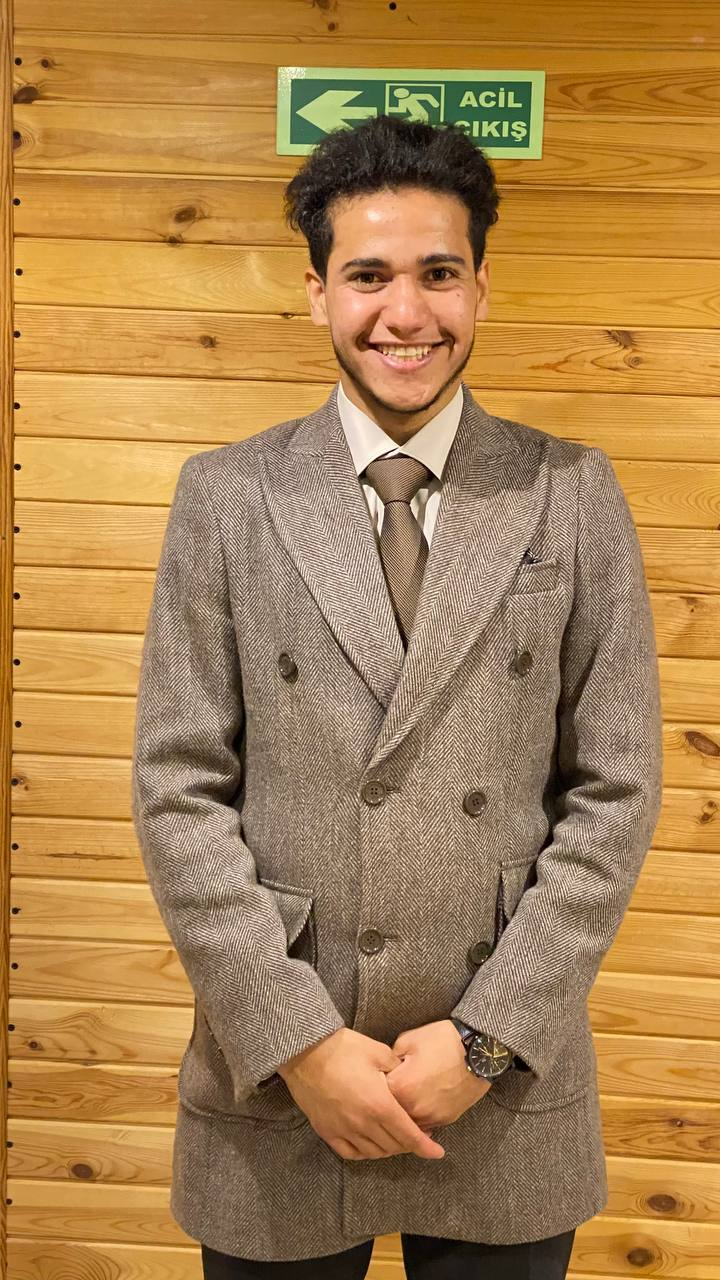
#> input picture profile.jpg, 720 x 1280 px
$ python -i Summer_app.py   (imports and definitions only)
#> lines starting #> are read from the running program, lines starting #| are printed output that depends on the picture
import streamlit as st
import pandas as pd
import requests
from bs4 import BeautifulSoup
from datetime import datetime, date
from urllib.parse import urlparse, urljoin
from pathlib import Path
from PIL import Image


# ============================================================
# إعداد الصفحة
# ============================================================
# [5 lines not run here, left out]


# ============================================================
# بيانات المطور
# ============================================================
DEVELOPER_NAME = "Osamah AL-murisi"
DEVELOPER_ROLE = "Developer of Summer Calendar 2026"
DEVELOPER_EMAIL = "osama715008285@gmail.com"
DEVELOPER_WHATSAPP = "+249117806804"

BASE_DIR = Path(__file__).parent
PROFILE_IMAGE = BASE_DIR / "profile.jpg"
PROFILE_DISPLAY_IMAGE = BASE_DIR / "profile_display.jpg"


def create_cropped_profile_image():
    if not PROFILE_IMAGE.exists():
        return None

    img = Image.open(PROFILE_IMAGE).convert("RGB")
#> img is the input picture: PIL image 720x1280 RGB; mean R, G, B 172.3, 131.2, 78.7

    target_w = 360
    target_h = 280
    target_ratio = target_w / target_h

    w, h = img.size
#> w = 720; h = 1280
    current_ratio = w / h
#> current_ratio = 0.562

    if current_ratio > target_ratio:
        new_w = int(h * target_ratio)
        left = (w - new_w) // 2
        img = img.crop((left, 0, left + new_w, h))
    else:
        new_h = int(w / target_ratio)
#> new_h = 560
        top = int((h - new_h) * 0.15)
#> top = 108
        top = max(0, top)

        if top + new_h > h:
            top = h - new_h

        img = img.crop((0, top, w, top + new_h))
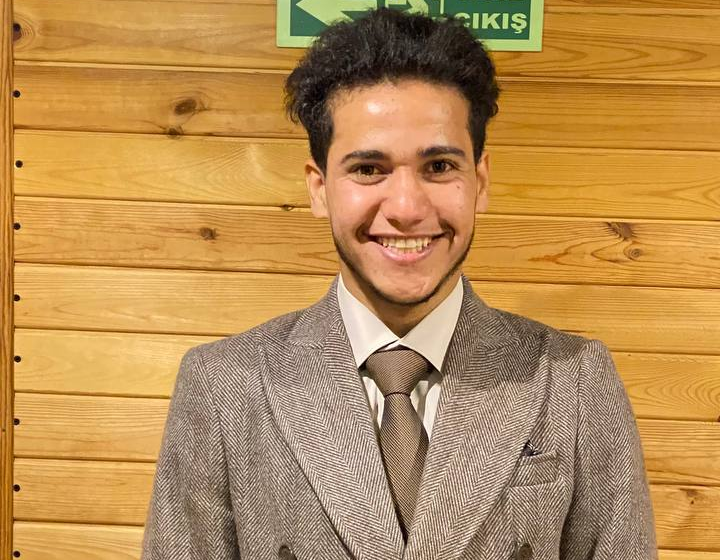
#> img: PIL image 720x560 RGB; mean R, G, B 186.6, 141.9, 83.4

    img = img.resize((target_w, target_h))
#> img: PIL image 360x280 RGB
    img.save(PROFILE_DISPLAY_IMAGE, quality=95)

    return PROFILE_DISPLAY_IMAGE


# ============================================================
# روابط YÖK
# ============================================================
YOK_PUBLIC_URL = "https://www.yok.gov.tr/tr/university?type=1"
YOK_PRIVATE_URL = "https://www.yok.gov.tr/tr/university?type=2"


# ============================================================
# الترجمة
# ============================================================
TEXTS = {
    "ar": {
        "language": "🌍 اللغة",
        "developer": "بيانات المطور",
        "app_title": " تقويم الفصل الصيفي 2026",
        "hero_text": "لكل جامعة تظهر ثلاثة روابط: موقع الجامعة الرسمي، إعلان الصيفي / شؤون الطلاب، وقائمة كل الجامعات في YÖK.",
        "official": "🌐 موقع الجامعة الرسمي",
        "summer": "📢 إعلان الصيفي / شؤون الطلاب",
        "yok": "📚 كل الجامعات في YÖK",
        "choose_title": "🔎 اختيار الجامعة",
        "choose_text": "اختر جامعة حكومية أو جامعة خاصة. إذا أردت الانتقال من حكومية إلى خاصة أو العكس اضغط زر مسح الاختيار.",
        "public_list": "قائمة الجامعات الحكومية",
        "private_list": "قائمة الجامعات الخاصة",
        "choose_public": "اختر جامعة حكومية",
        "choose_private": "اختر جامعة خاصة",
        "reset": "🔄 مسح الاختيار / اختيار جامعة جديدة",
        "result": "📌 نتيجة الاختيار",
        "city": "📍 المدينة",
        "type": "🏛️ النوع",
        "status": "📌 الحالة",
        "start": "بداية التسجيل",
        "end": "نهاية التسجيل",
        "time": "الوقت",
        "fee": "💰 الرسوم",
        "note": "📝 ملاحظة",
        "official_missing": "🌐 رابط موقع الجامعة غير مضاف",
        "summer_missing": "📢 رابط شؤون الطلاب / إعلان الصيفي غير مضاف",
        "update_title": "🔄 تحديث قائمة الجامعات",
        "update_text": "إذا لم تظهر كل الجامعات، اضغط الزر لتحديث البيانات من YÖK.",
        "update_btn": "🔄 تحديث البيانات من YÖK",
        "updated": "✅ تم تحديث البيانات.",
        "footer_1": "تم التطوير بواسطة أسامة المريسي",
        "footer_2": "زر مسح الاختيار يتيح الانتقال بين الجامعات الحكومية والخاصة بسهولة.",
        "no_result": "لا توجد نتيجة لهذه الجامعة.",
        "not_declared": "غير معلن",
        "no_date": "لا يوجد موعد مضاف",
        "not_started": "لم يبدأ",
        "open_now": "مفتوح الآن",
        "last_day": "آخر يوم",
        "finished": "منتهي",
        "starts_after": "يبدأ بعد",
        "days": "يوم",
        "ends_today": "ينتهي اليوم",
        "left": "متبقي",
        "ended_before": "انتهى قبل",
        "public_type": "حكومية",
        "private_type": "خاصة",
        "whatsapp": "📱 واتساب",
        "email": "✉️ الإيميل",
        "image_missing": "الصورة غير موجودة",
    },
    "en": {
        "language": "🌍 Language",
        "developer": "Developer Info",
        "app_title": "🎓 Summer Semester Calendar 2026",
        "hero_text": "For each university, three links are shown: official website, summer announcement / student affairs, and YÖK university list.",
        "official": "🌐 Official University Website",
        "summer": "📢 Summer Announcement / Student Affairs",
        "yok": "📚 All Universities in YÖK",
        "choose_title": "🔎 Choose University",
        "choose_text": "Choose a public or private university. To switch between lists, click reset selection.",
        "public_list": "Public Universities",
        "private_list": "Private Universities",
        "choose_public": "Choose public university",
        "choose_private": "Choose private university",
        "reset": "🔄 Reset Selection / Choose New University",
        "result": "📌 Selected University",
        "city": "📍 City",
        "type": "🏛️ Type",
        "status": "📌 Status",
        "start": "Registration Start",
        "end": "Registration End",
        "time": "Time",
        "fee": "💰 Fee",
        "note": "📝 Note",
        "official_missing": "🌐 Official website link is not added",
        "summer_missing": "📢 Student affairs / summer announcement link is not added",
        "update_title": "🔄 Update University List",
        "update_text": "If all universities do not appear, click the button to update data from YÖK.",
        "update_btn": "🔄 Update Data from YÖK",
        "updated": "✅ Data updated.",
        "footer_1": "Developed by Osamah AL-murisi",
        "footer_2": "Reset button helps switch between public and private universities easily.",
        "no_result": "No result found for this university.",
        "not_declared": "Not announced",
        "no_date": "No date added",
        "not_started": "Not started",
        "open_now": "Open now",
        "last_day": "Last day",
        "finished": "Finished",
        "starts_after": "Starts after",
        "days": "days",
        "ends_today": "Ends today",
        "left": "Left",
        "ended_before": "Ended before",
        "public_type": "Public",
        "private_type": "Private",
        "whatsapp": "📱 WhatsApp",
        "email": "✉️ Email",
        "image_missing": "Image not found",
    },
    "tr": {
        "language": "🌍 Dil",
        "developer": "Geliştirici Bilgileri",
        "app_title": "🎓 Yaz Okulu Takvimi 2026",
        "hero_text": "Her üniversite için üç bağlantı gösterilir: resmi web sitesi, yaz okulu duyurusu / öğrenci işleri ve YÖK üniversite listesi.",
        "official": "🌐 Üniversite Resmi Sitesi",
        "summer": "📢 Yaz Okulu Duyurusu / Öğrenci İşleri",
        "yok": "📚 YÖK'teki Tüm Üniversiteler",
        "choose_title": "🔎 Üniversite Seç",
        "choose_text": "Devlet veya vakıf üniversitesi seçin. Liste değiştirmek için seçimi sıfırla butonuna basın.",
        "public_list": "Devlet Üniversiteleri",
        "private_list": "Vakıf Üniversiteleri",
        "choose_public": "Devlet üniversitesi seç",
        "choose_private": "Vakıf üniversitesi seç",
        "reset": "🔄 Seçimi Sıfırla / Yeni Üniversite Seç",
        "result": "📌 Seçilen Üniversite",
        "city": "📍 Şehir",
        "type": "🏛️ Tür",
        "status": "📌 Durum",
        "start": "Kayıt Başlangıcı",
        "end": "Kayıt Bitişi",
        "time": "Zaman",
        "fee": "💰 Ücret",
        "note": "📝 Not",
        "official_missing": "🌐 Üniversite resmi sitesi eklenmemiş",
        "summer_missing": "📢 Öğrenci İşleri / Yaz Okulu duyuru bağlantısı eklenmemiş",
        "update_title": "🔄 Üniversite Listesini Güncelle",
        "update_text": "Tüm üniversiteler görünmüyorsa, YÖK verilerini güncellemek için butona basın.",
        "update_btn": "🔄 YÖK Verilerini Güncelle",
        "updated": "✅ Veriler güncellendi.",
        "footer_1": "Osamah AL-murisi tarafından geliştirildi",
        "footer_2": "Sıfırlama butonu devlet ve vakıf üniversiteleri arasında geçişi kolaylaştırır.",
        "no_result": "Bu üniversite için sonuç bulunamadı.",
        "not_declared": "Açıklanmadı",
        "no_date": "Tarih eklenmedi",
        "not_started": "Başlamadı",
        "open_now": "Şu an açık",
        "last_day": "Son gün",
        "finished": "Bitti",
        "starts_after": "Başlamasına",
        "days": "gün",
        "ends_today": "Bugün bitiyor",
        "left": "Kalan",
        "ended_before": "Şu kadar gün önce bitti",
        "public_type": "Devlet",
        "private_type": "Vakıf",
        "whatsapp": "📱 WhatsApp",
        "email": "✉️ E-posta",
        "image_missing": "Resim bulunamadı",
    },
    "fr": {
        "language": "🌍 Langue",
        "developer": "Informations développeur",
        "app_title": "🎓 Calendrier d'été 2026",
        "hero_text": "Pour chaque université, trois liens sont affichés : site officiel, annonce d'été / affaires étudiantes, et liste des universités YÖK.",
        "official": "🌐 Site officiel de l'université",
        "summer": "📢 Annonce d'été / Affaires étudiantes",
        "yok": "📚 Toutes les universités dans YÖK",
        "choose_title": "🔎 Choisir une université",
        "choose_text": "Choisissez une université publique ou privée. Pour changer de liste, cliquez sur réinitialiser.",
        "public_list": "Universités publiques",
        "private_list": "Universités privées",
        "choose_public": "Choisir une université publique",
        "choose_private": "Choisir une université privée",
        "reset": "🔄 Réinitialiser / Choisir une nouvelle université",
        "result": "📌 Université sélectionnée",
        "city": "📍 Ville",
        "type": "🏛️ Type",
        "status": "📌 Statut",
        "start": "Début d'inscription",
        "end": "Fin d'inscription",
        "time": "Temps",
        "fee": "💰 Frais",
        "note": "📝 Note",
        "official_missing": "🌐 Le lien du site officiel n'est pas ajouté",
        "summer_missing": "📢 Le lien affaires étudiantes / annonce d'été n'est pas ajouté",
        "update_title": "🔄 Mettre à jour la liste",
        "update_text": "Si toutes les universités n'apparaissent pas, cliquez pour mettre à jour les données depuis YÖK.",
        "update_btn": "🔄 Mettre à jour depuis YÖK",
        "updated": "✅ Données mises à jour.",
        "footer_1": "Développé par Osamah AL-murisi",
        "footer_2": "Le bouton de réinitialisation permet de passer facilement entre universités publiques et privées.",
        "no_result": "Aucun résultat pour cette université.",
        "not_declared": "Non annoncé",
        "no_date": "Aucune date ajoutée",
        "not_started": "Pas commencé",
        "open_now": "Ouvert maintenant",
        "last_day": "Dernier jour",
        "finished": "Terminé",
        "starts_after": "Commence après",
        "days": "jours",
        "ends_today": "Se termine aujourd'hui",
        "left": "Restant",
        "ended_before": "Terminé il y a",
        "public_type": "Publique",
        "private_type": "Privée",
        "whatsapp": "📱 WhatsApp",
        "email": "✉️ Email",
        "image_missing": "Image introuvable",
    },
}


# ============================================================
# Session State
# ============================================================
if "lang" not in st.session_state:
    st.session_state.lang = "ar"

if "selected_public" not in st.session_state:
    st.session_state.selected_public = "اختر جامعة حكومية"

if "selected_private" not in st.session_state:
    st.session_state.selected_private = "اختر جامعة خاصة"


def t(key):
    return TEXTS[st.session_state.lang].get(key, key)


def is_arabic():
    return st.session_state.lang == "ar"


def box_dir():
    return "rtl" if is_arabic() else "ltr"


def box_align():
    return "right" if is_arabic() else "left"


# ============================================================
# روابط المواقع الرسمية
# ============================================================
OFFICIAL_WEBSITES = {
    "KARABÜK ÜNİVERSİTESİ": "https://www.karabuk.edu.tr",
    "MARMARA ÜNİVERSİTESİ": "https://www.marmara.edu.tr",
    "İSTANBUL AYDIN ÜNİVERSİTESİ": "https://www.aydin.edu.tr",
    "ANADOLU ÜNİVERSİTESİ": "https://www.anadolu.edu.tr",
    "ANKARA ÜNİVERSİTESİ": "https://www.ankara.edu.tr",
    "EGE ÜNİVERSİTESİ": "https://www.ege.edu.tr",
    "AKDENİZ ÜNİVERSİTESİ": "https://www.akdeniz.edu.tr",
    "GAZİANTEP ÜNİVERSİTESİ": "https://www.gantep.edu.tr",
    "GEBZE TEKNİK ÜNİVERSİTESİ": "https://www.gtu.edu.tr",
    "ORTA DOĞU TEKNİK ÜNİVERSİTESİ": "https://www.metu.edu.tr",
    "BOĞAZİÇİ ÜNİVERSİTESİ": "https://www.boun.edu.tr",
    "DİCLE ÜNİVERSİTESİ": "https://www.dicle.edu.tr",
    "ABDULLAH GÜL ÜNİVERSİTESİ": "https://www.agu.edu.tr",
    "ADANA ALPARSLAN TÜRKEŞ BİLİM VE TEKNOLOJİ ÜNİVERSİTESİ": "https://www.atu.edu.tr",
    "İSTANBUL MEDİPOL ÜNİVERSİTESİ": "https://www.medipol.edu.tr",
    "BAHÇEŞEHİR ÜNİVERSİTESİ": "https://bau.edu.tr",
    "ALTINBAŞ ÜNİVERSİTESİ": "https://altinbas.edu.tr",
    "İSTANBUL GELİŞİM ÜNİVERSİTESİ": "https://www.gelisim.edu.tr",
    "İSTANBUL GEDİK ÜNİVERSİTESİ": "https://www.gedik.edu.tr",
    "İSTİNYE ÜNİVERSİTESİ": "https://www.istinye.edu.tr",
    "İSTANBUL NİŞANTAŞI ÜNİVERSİTESİ": "https://www.nisantasi.edu.tr",
    "HALİÇ ÜNİVERSİTESİ": "https://halic.edu.tr",
    "MALTEPE ÜNİVERSİTESİ": "https://www.maltepe.edu.tr",
    "DOĞUŞ ÜNİVERSİTESİ": "https://www.dogus.edu.tr",
    "KADİR HAS ÜNİVERSİTESİ": "https://www.khas.edu.tr",
    "ACIBADEM ÜNİVERSİTESİ": "https://www.acibadem.edu.tr",
    "BİRUNİ ÜNİVERSİTESİ": "https://www.biruni.edu.tr",
    "ATILIM ÜNİVERSİTESİ": "https://www.atilim.edu.tr",
    "BAŞKENT ÜNİVERSİTESİ": "https://www.baskent.edu.tr",
    "İHSAN DOĞRAMACI BİLKENT ÜNİVERSİTESİ": "https://w3.bilkent.edu.tr",
    "TED ÜNİVERSİTESİ": "https://www.tedu.edu.tr",
    "OSTİM TEKNİK ÜNİVERSİTESİ": "https://www.ostimteknik.edu.tr",
    "YAŞAR ÜNİVERSİTESİ": "https://www.yasar.edu.tr",
}


# ============================================================
# روابط Öğrenci İşleri / Duyurular
# ============================================================
OIDB_DUYURU_LINKS = {
    "KARABÜK ÜNİVERSİTESİ": "https://oidb.karabuk.edu.tr",
    "MARMARA ÜNİVERSİTESİ": "https://oidb.marmara.edu.tr",
    "ANKARA ÜNİVERSİTESİ": "https://oidb.ankara.edu.tr",
    "EGE ÜNİVERSİTESİ": "https://oidb.ege.edu.tr",
    "AKDENİZ ÜNİVERSİTESİ": "https://oidb.akdeniz.edu.tr",
    "ANADOLU ÜNİVERSİTESİ": "https://www.anadolu.edu.tr/duyurular",
    "DİCLE ÜNİVERSİTESİ": "https://www.dicle.edu.tr/tr/birimler/ogrenci-isleri-daire-baskanligi",
    "ABDULLAH GÜL ÜNİVERSİTESİ": "https://oidb.agu.edu.tr",
    "ADANA ALPARSLAN TÜRKEŞ BİLİM VE TEKNOLOJİ ÜNİVERSİTESİ": "https://oidb.atu.edu.tr",
    "İSTANBUL AYDIN ÜNİVERSİTESİ": "https://www.aydin.edu.tr/tr-tr/ogrenciler/Pages/duyurular.aspx",
    "İSTANBUL GELİŞİM ÜNİVERSİTESİ": "https://oidb.gelisim.edu.tr",
    "İSTİNYE ÜNİVERSİTESİ": "https://www.istinye.edu.tr/tr/duyurular",
    "BAHÇEŞEHİR ÜNİVERSİTESİ": "https://bau.edu.tr/duyurular",
    "ALTINBAŞ ÜNİVERSİTESİ": "https://www.altinbas.edu.tr/tr/duyurular",
    "İSTANBUL MEDİPOL ÜNİVERSİTESİ": "https://www.medipol.edu.tr/duyurular",
}


# ============================================================
# مواعيد الصيفي
# ============================================================
SUMMER_DATES = {
    "KARABÜK ÜNİVERSİTESİ": {
        "start": "2026-06-29",
        "end": "2026-07-03",
        "fee": "244.02 TL لكل ساعة",
        "note": "التسجيل والدفع من خلال OBS. تأكد من إعلان Öğrenci İşleri.",
    },
    "MARMARA ÜNİVERSİTESİ": {
        "start": "2026-07-01",
        "end": "2026-07-07",
        "fee": "حسب إعلان الجامعة",
        "note": "تأكد من إعلان Öğrenci İşleri.",
    },
    "İSTANBUL AYDIN ÜNİVERSİTESİ": {
        "start": "2026-06-22",
        "end": "2026-07-08",
        "fee": "حسب المادة والكلية",
        "note": "جامعة خاصة، الرسوم تختلف حسب المادة.",
    },
}


CITY_KEYWORDS = [
    "ADANA", "ADIYAMAN", "AFYONKARAHİSAR", "AĞRI", "AMASYA", "ANKARA",
    "ANTALYA", "ARTVİN", "AYDIN", "BALIKESİR", "BİLECİK", "BİNGÖL",
    "BİTLİS", "BOLU", "BURDUR", "BURSA", "ÇANAKKALE", "ÇANKIRI",
    "ÇORUM", "DENİZLİ", "DİYARBAKIR", "EDİRNE", "ELAZIĞ", "ERZİNCAN",
    "ERZURUM", "ESKİŞEHİR", "GAZİANTEP", "GİRESUN", "GÜMÜŞHANE",
    "HATAY", "ISPARTA", "MERSİN", "İSTANBUL", "İZMİR", "KARS",
    "KASTAMONU", "KAYSERİ", "KOCAELİ", "KONYA", "KÜTAHYA", "MALATYA",
    "MANİSA", "MARDİN", "MUĞLA", "ORDU", "RİZE", "SAKARYA", "SAMSUN",
    "SİVAS", "TRABZON", "ŞANLIURFA", "VAN", "ZONGULDAK", "KARABÜK",
    "DÜZCE", "KIRIKKALE", "KIRKLARELİ", "KIRŞEHİR", "NEVŞEHİR",
    "NİĞDE", "TOKAT", "UŞAK", "YOZGAT", "OSMANİYE", "KARAMAN",
    "BAYBURT", "ARDAHAN", "IĞDIR", "YALOVA", "KİLİS", "BATMAN",
    "ŞIRNAK", "SİİRT", "MUŞ", "HAKKARİ", "TUNCELİ", "BARTIN",
]


# ============================================================
# دوال مساعدة
# ============================================================
# [310 lines left out: functions format_date, get_status, get_days, clean_university_name, get_city_from_text, normalize_url and 7 more, not called in this run]


# ============================================================
# تحميل البيانات
# ============================================================
# [1 line that did not run here, left out]

# [3 lines not run here, left out]

# [1 line that did not run here, left out]


# ============================================================
# CSS
# ============================================================
direction = "rtl" if is_arabic() else "ltr"
align = "right" if is_arabic() else "left"

# [188 lines not run here, left out]


# ============================================================
# اختيار اللغة
# ============================================================
# [1 line that did not run here, left out]

# [6 lines not run here, left out]

lang_map = {
    "العربية": "ar",
    "English": "en",
    "Türkçe": "tr",
    "Français": "fr",
}

# [1 line that did not run here, left out]

# [18 lines not run here, left out]

cropped_image = create_cropped_profile_image()

# [19 lines not run here, left out]

whatsapp_number = DEVELOPER_WHATSAPP.replace("+", "").replace(" ", "").replace("-", "")

# [1 line that did not run here, left out]

# [29 lines not run here, left out]

# [1 line that did not run here, left out]

# [33 lines not run here, left out]

# [1 line that did not run here, left out]

# [5 lines not run here, left out]

# [1 line that did not run here, left out]

# [23 lines not run here, left out]


# ============================================================
# تطبيق الاختيار
# ============================================================
# [1 line that did not run here, left out]

if st.session_state.selected_public != "اختر جامعة حكومية":
    filtered_df = df[df["university"] == st.session_state.selected_public].copy()

elif st.session_state.selected_private != "اختر جامعة خاصة":
    filtered_df = df[df["university"] == st.session_state.selected_private].copy()


# ============================================================
# عرض النتيجة
# ============================================================
# [83 lines not run here, left out]

# [1 line that did not run here, left out]

# [21 lines not run here, left out]

>>> result = create_cropped_profile_image()
